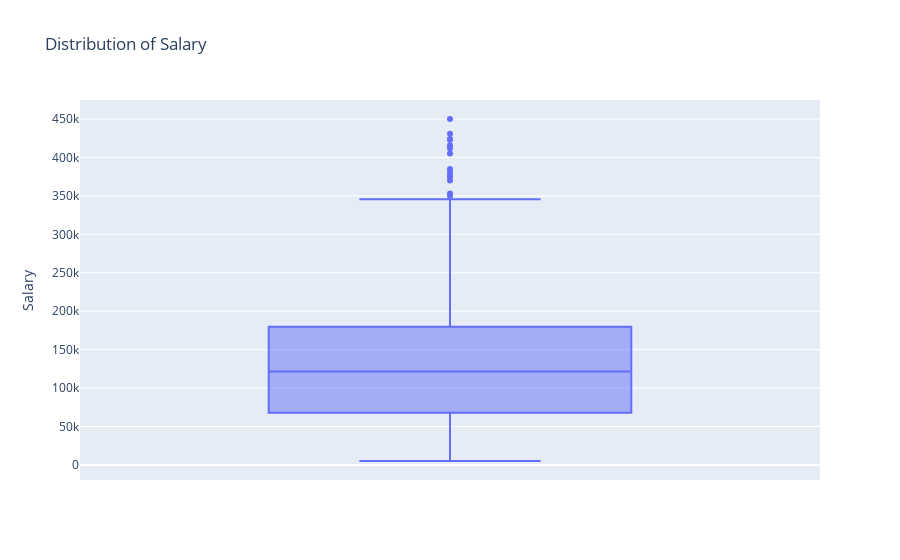

Source (notebook cell):
### Markdown cell above
#### Distribution of Salary + Salary in USD

### Code cell
plt.figure(figsize=(12, 8))

salary = df_ds['salary_in_usd'].value_counts()

fig = px.box(y = salary.index, title = 'Distribution of Salary')

fig.update_layout(yaxis_title = 'Salary')
fig.show()

#### *Potential Outliers in the dataset?*

### Figure 1 — Plotly figure (JSON) as saved in the notebook; plotly's stock layout.template omitted (floating-point values rounded to 4 significant figures; data arrays with more than 128 entries replaced by an {"elided": "..."} marker saying what was removed)
{"data": [{"alignmentgroup": "True", "hovertemplate": "y=%{y}<extra></extra>", "legendgroup": "", "marker": {"color": "#636efa"}, "name": "", "notched": false, "offsetgroup": "", "orientation": "v", "showlegend": false, "type": "box", "x0": " ", "xaxis": "x", "y": {"elided": "1035 int values"}, "y0": " ", "yaxis": "y"}], "layout": {"boxmode": "group", "legend": {"tracegroupgap": 0}, "title": {"text": "Distribution of Salary"}, "xaxis": {"anchor": "y", "domain": [0, 1]}, "yaxis": {"anchor": "x", "domain": [0, 1], "title": {"text": "Salary"}}}}
